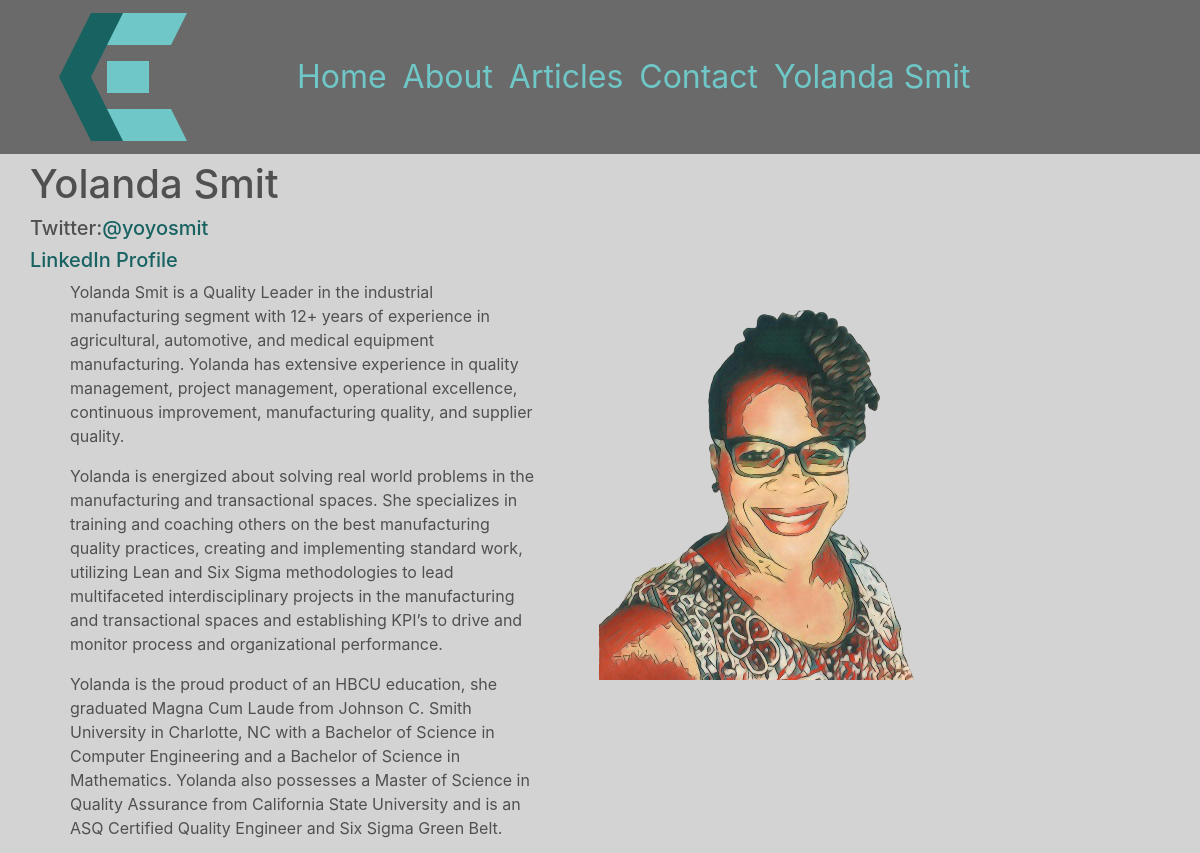
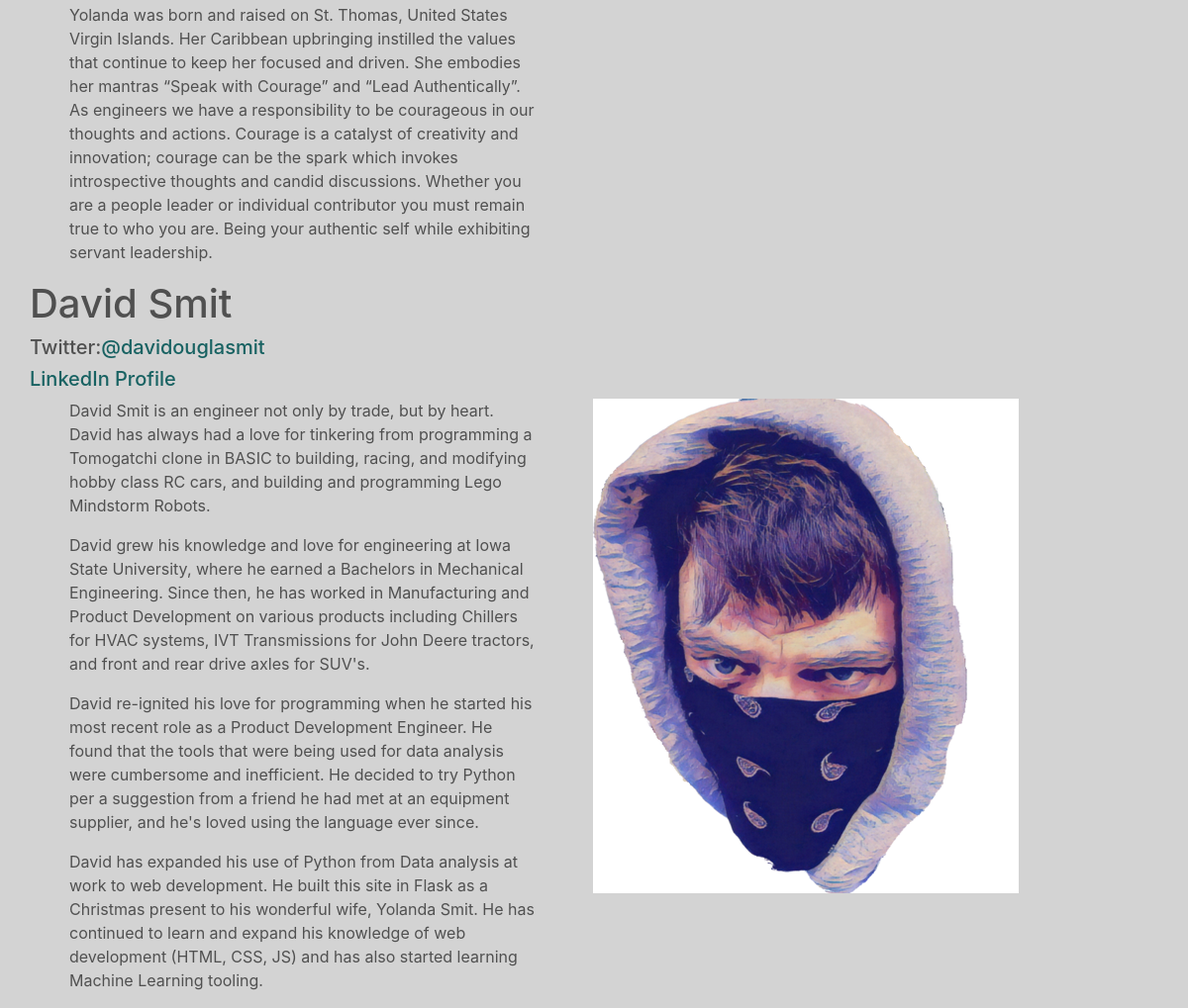
The app's page /about (signed in) with its own data (2 pictures, top to bottom).
### chrissmit/services/db_models.py (models this page shows, shortened)
class User(db.Model, UserMixin):
    id = db.Column(db.Integer, primary_key=True, )
    authorization_level = db.Column(db.String(60), nullable=False, )
    linkedin = db.Column(db.String(100),)
    full_name = db.Column(db.String(45), unique=False, nullable=False,)
    twitter_handle = db.Column(db.String(20), unique=True, nullable=True,)
    email = db.Column(db.String(120), unique=True, nullable=False, )
    image_file = db.Column(db.String(20), nullable=False, default='default.svg', )
    password = db.Column(db.String(60), nullable=False, )
    articles = db.relationship('Article', backref='author', lazy=True)
    edits = db.relationship('ArticleEdits', backref='author', lazy=True)
    content = db.Column(db.Text, nullable=False)

### chrissmit/views/navigation_views.py (the view)
@blueprint.route('/about')
def about():
    recent_articles = article.get_last(4)
    authors = profile.get_all()
    return render_template(
        template_name_or_list='navigation/about.html',
        recent_articles=recent_articles,
        authors=authors,
    )

### chrissmit/services/article.py (called while the page is built)
def get_last(number=4, desc=True):
    full_article = full_article_data()
    if desc:
        return full_article.filter(Article.is_released==True).order_by(Article.posted.desc()).limit(number).all()
    return full_article.filter(Article.is_released==True).limit(number).all()

def full_article_data():
    fields = full_data_fields()
    return fields.join(
        ArticleEdits,
        Article.current_edit_id == ArticleEdits.id,
    ).join(
        User,
        Article.author_id == User.id
    )

def full_data_fields():
    return db.session.query(
        ArticleEdits.id,
        ArticleEdits.article_id,
        Article.posted,
        Article.edited,
        Article.is_released,
        Article.author_id,
        Article.current_edit_id,
        ArticleEdits.title,
        ArticleEdits.preview,
        ArticleEdits.content,
        ArticleEdits.image_file,
        ArticleEdits.user_id,
        ArticleEdits.is_edited,
        ArticleEdits.is_ready_for_release,
        ArticleEdits.edited,
        Article.author_id,
        User.full_name,
    )

### chrissmit/services/db_models.py (called while the page is built)
@login_manager.user_loader
def load_user(user_id):
    return User.query.get(int(user_id))

### chrissmit/services/profile.py (called while the page is built)
def get_all():
    return User.query.all()

### chrissmit/templates/navigation/about.html (shortened to what this page needs)
{% extends "shared/_layout.html" %}
{% block main_content %}
    {% if authors %}
        {% for author in authors %}
            <div class="row">
                <h1>{{ author.full_name }}</h1>
            </div>
            <div class="row">
                <h5>Twitter:<a href="https://www.twitter.com/{{ author.twitter_handle }}">{{ author.twitter_handle }}</a></h5>
            </div>
            <div class="row">
                <h5><a href="{{ author.linkedin }}">LinkedIn Profile</a></h5>
            </div>
            <div class="row">
                <div class="col-lg-7">
                    {% for paragraph in author.content.split('</p>') %}
                        <p >
                            {{ paragraph }}
                        </p>
                    {% endfor %}
                </div>
                <div class="col-lg-4">
                   <img src="{{ '/static/img/authors/'+ author.image_file }}" alt="">
                </div>
            </div>
        {% endfor %}
    {%  endif %}
{% endblock %}

### chrissmit/templates/shared/_layout.html (shortened to what this page needs)
<!DOCTYPE html>
<html lang="en">
<head>
<!DOCTYPE html>
<html lang="en">
<head>
    <link rel="stylesheet"
          href="https://stackpath.bootstrapcdn.com/bootstrap/4.1.3/css/bootstrap.min.css"
>
    <link rel="stylesheet" href="/static/css/site.css">
</head>
<body>
<div class="nav-outer fixed-top">
    <div class="container menu">
        <nav class="navbar navbar-expand-lg col-sm-12">
            <div class="row">
                <button class="navbar-toggler logo" type="button" data-toggle="collapse" data-target="#navbarNavDropdown " id="logo">
                    <img src="../../../static/img/logo.svg">
                </button>
            </div>
            <div class="col-sm-9">
                <div class="collapse navbar-collapse" id="navbarNavDropdown">
                    <ul class="navbar-nav">
                        <li class="nav-item"><a class="nav-link" href="{{ url_for('navigation.index') }}">Home</a></li>
                        <li class="nav-item"><a class="nav-link" href="{{ url_for('navigation.about') }}">About</a></li>
                        <li class="nav-item">
                           <div class="dropdown show">
                              <a class="nav-link"
                                 href="#" role="button"
                                 id="dropdownMenuLink"
                                 data-toggle="dropdown"
                                 aria-haspopup="true"
                                 aria-expanded="false">Articles</a>
                              </div>
                        <li class="nav-item"><a class="nav-link" href="{{ url_for('navigation.contact') }}">Contact</a></li>
                        {% if current_user.is_authenticated %}
                        <li class="nav-item">
                            <div class="dropdown show">
                               <a class="nav-link"
                                  href="#" role="button"
                                  id="dropdownMenuLink"
                                  data-toggle="dropdown"
                                  aria-haspopup="true"
                                  aria-expanded="false">{{ current_user.full_name }}</a>
                               </div>
                        {% endif %}
                    </ul>
                </div>
        </div>
        </nav>
    </div>
</div>
<div class="main_content container">
    <div class="row">
        <div class="col-md-10">
            {% block main_content %}
            {% endblock %}
        </div>
    </div>
</div>
</body>
</html>

### chrissmit/static/css/site.css (style rules this page uses)
:root { --backgroundColor: lightgrey; --primaryFontColor: rgba(80,80,80,1); --navBackgroundColor: rgba(80,80,80,0.8); --navDropDownBackgroundColor: rgba(80,80,80,0.6); --navDropDownText: lightgrey; --lightAccent: #6FC7C7; --darkAccent: #186262; }
html { background-color: var(--backgroundColor); }
body { background-color: var(--backgroundColor); }
.main_content { margin-top: 160px; color: var(--primaryFontColor); background-color: var(--backgroundColor); border: 2px; height: 100%; }
h1 { color: var(--primaryFontColor); }
p { padding-left: 25px; padding-right: 25px; }
.nav-outer { background-color: var(--navBackgroundColor); width: 100%; }
nav { font-size: 2rem; margin-left: 0px; margin-right: auto; }
.nav-link { color: var(--lightAccent); text-align: left; margin-left: auto; margin-right: 0px; width: 100% }
a { color: var(--darkAccent); }
#logo { display: inline-block; }
.collapse:not(.show) { float: right; }

### records on screen
User: full_name "Yolanda Smit", twitter_handle "@yoyosmit", paragraph "Yolanda Smit is a Quality Leader in the industrial manufacturing segment with 12+ years of experience in agricultural, automotive, and medical equipment manufacturing. Yolanda has extensive experience in quality management, project management, operational excellence, continuous improvement, manufacturing quality, and supplier quality." "Yolanda is energized about solving real world problems in the manufacturing and transactional spaces. She specializes in training and coaching others on the best manufacturing quality practices, creating and implementing standard work, utilizing Lean and Six Sigma methodologies to lead multifaceted interdisciplinary projects in the manufacturing and transactional spaces and establishing KPI’s to drive and monitor process and organizational performance." "Yolanda is the proud product of an HBCU education, she graduated Magna Cum Laude from Johnson C. Smith University in Charlotte, NC with a Bachelor of Science in Computer Engineering and a Bachelor of Science in Mathematics. Yolanda also possesses a Master of Science in Quality Assurance from California State University and is an ASQ Certified Quality Engineer and Six Sigma Green Belt." "Yolanda was born and raised on St. Thomas, United States Virgin Islands. Her Caribbean upbringing instilled the values that continue to keep her focused and driven. She embodies her mantras “Speak with Courage” and “Lead Authentically”. As engineers we have a responsibility to be courageous in our thoughts and actions. Courage is a catalyst of creativity and innovation; courage can be the spark which invokes introspective thoughts and candid discussions. Whether you are a people leader or individual contributor you must remain true to who you are. Being your authentic self while exhibiting servant leadership.", image_file (picture)
User: full_name "David Smit", twitter_handle "@davidouglasmit", paragraph "David Smit is an engineer not only by trade, but by heart. David has always had a love for tinkering from programming a Tomogatchi clone in BASIC to building, racing, and modifying hobby class RC cars, and building and programming Lego Mindstorm Robots." "David grew his knowledge and love for engineering at Iowa State University, where he earned a Bachelors in Mechanical Engineering. Since then, he has worked in Manufacturing and Product Development on various products including Chillers for HVAC systems, IVT Transmissions for John Deere tractors, and front and rear drive axles for SUV's." "David re-ignited his love for programming when he started his most recent role as a Product Development Engineer. He found that the tools that were being used for data analysis were cumbersome and inefficient. He decided to try Python per a suggestion from a friend he had met at an equipment supplier, and he's loved using the language ever since." "David has expanded his use of Python from Data analysis at work to web development. He built this site in Flask as a Christmas present to his wonderful wife, Yolanda Smit. He has continued to learn and expand his knowledge of web development (HTML, CSS, JS) and has also started learning Machine Learning tooling.", image_file (picture)
